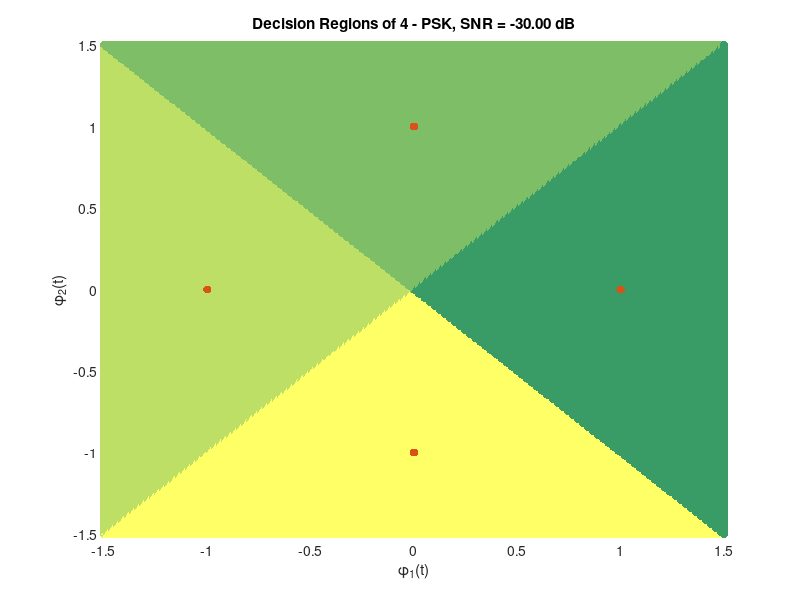

The MATLAB script that drew this image: (Note: this script raises an error after producing the figure.)
%QPSK
%para
clear
fc = 3*10^(6);
Ts = 10^(-6);
Es = 1;
a = sqrt(Es); %wave amplitude
M = 4;
sample_freq = 10^(8);
sample_time = 1/sample_freq;
t = [0:sample_time:Ts-sample_time];
phi1 = sqrt(2/Ts)*cos(2*pi*fc*t);
phi2 = sqrt(2/Ts)*sin(2*pi*fc*t); 
%set snr
SNR_db = -30;
SNR = 10.^(SNR_db/10); %Es/N0 = 20 (db)
N0 = Es./SNR;
%prob of P(si)
P_si = ones(1, M)./M; %when equal prob
%P_si = [4/24 ,13/24, 1/24, 6/24];
%generate S vector (basis:phi1, phi2)
S = [];
for i = 1: M
    si_wave =  sqrt(2*Es/Ts)*cos(2*pi*fc*t- 2*pi*(i-1)/M);
    siXphi1 = si_wave .* phi1; siXphi2 = si_wave .* phi2;
    int_siXphi1 = sample_time*sum(siXphi1);
    int_siXphi2 = sample_time*sum(siXphi2);
    Si = [int_siXphi1, int_siXphi2];
    S = [S ;Si];
end
%generate R vactor (basis:phi1, phi2, all constellation diagram) 
cut_num = 500;
lower_bound = -1.5;
upper_bound = 1.5;
R = [];
add_tern = linspace(lower_bound,upper_bound,cut_num).';
for mul_tern = linspace(lower_bound,upper_bound,cut_num)
    Ri = [ones(cut_num, 1)*mul_tern, add_tern];
    R = [R;Ri];
end
%generate Di
D = zeros(cut_num*cut_num, M);
for i = 1:M
    distance = -abs((R-S(i,:)).^(2));
    D(:, i) = distance(:, 1) + distance(:, 2) + N0*log(P_si(i));
end
D = D.';
%find m_hat
[D_max, m_hat] = max(D);
figure
scatter(R(:,1), R(:,2),[],m_hat.','filled');
title(sprintf('Decision Regions of %d - PSK, SNR = %.2f dB', M, SNR_db))
xlabel('\phi_{1}(t)') 
ylabel('\phi_{2}(t)') 
colormap(summer)
hold on
scatter(S(:,1), S(:,2), [], 'black', 'filled');
text(S(:,1) + 0.1, S(:,2) + 0.1, "S" + string(1:M));
text(-1, -1, "P(S"+ string(1:M)+ ") = {" + string(P_si) + "}");
xlim([-1.5, 1.5])
ylim([-1.5, 1.5])





